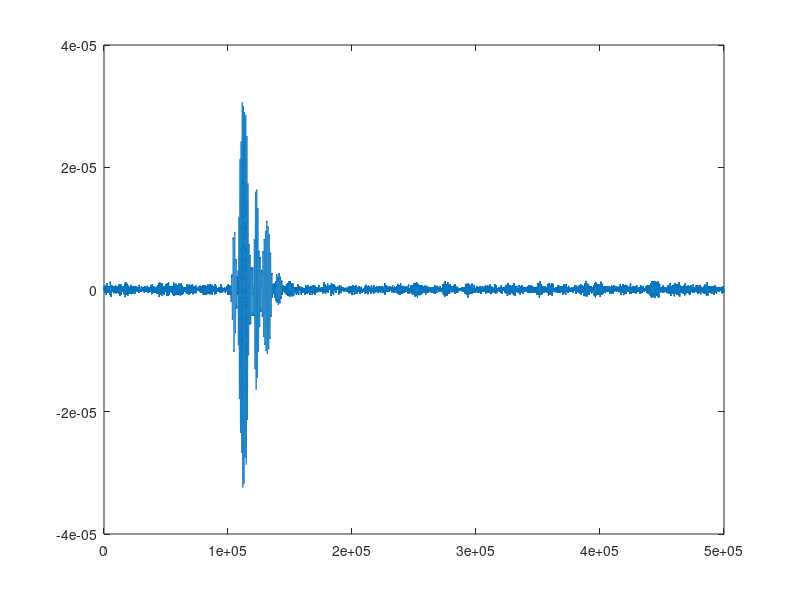
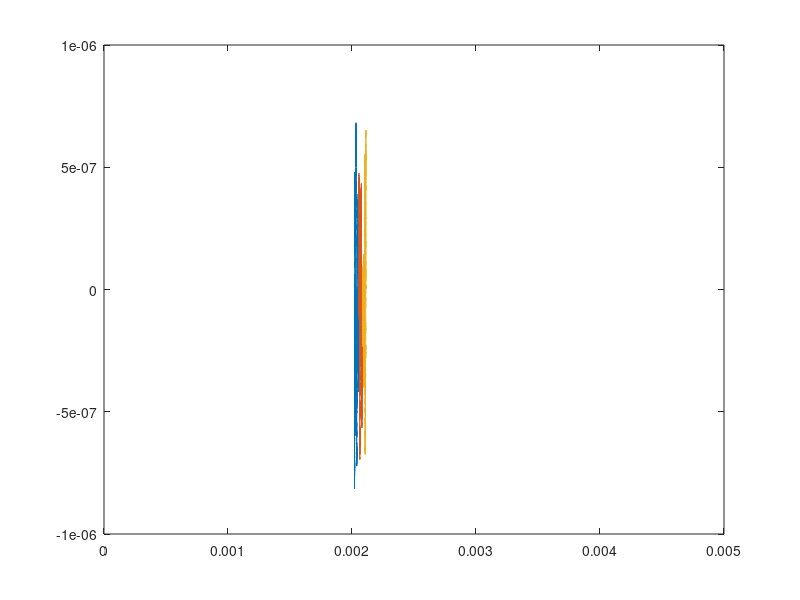

Write the MATLAB code that produced these figures, in order. (Note: this script raises an error after producing the figures.)
%d = load('Epoxy_Filtre_peak_1Mhz_B80kHz.mat');
d = load('Epoxy_Filtre_peak_100khz_B80kHz.mat');

data = d.src1;

fe = data.SampleFrequency;    
N = length(data.Data);
temps = (0:(N-1))/fe; % tem

y = data.Data;
figure;
plot(y);

%%
pulse1 = zeros(size(y));
pulse1(202013:205583)=y(202013:205583);
pulse2 = zeros(size(y));
pulse2(205583:208511)=y(205583:208511);
pulse3 = zeros(size(y));
pulse3(208511:211194)=y(208511:211194);

figure;
plot(temps,pulse1)
hold on;
plot(temps,pulse2)
plot(temps,pulse3)

e=4e-2;
freq = (-N/2:N/2-1)*(fe/N);
[data_array] = map_pulses2data(freq,{pulse1,pulse2,pulse3},e);
figure;
hold on;
for i=1:3

    freq = data_array{i}.freq;
    vg = data_array{i}.vg;
    plot(freq,vg)
end
%xlim([0.9 1.1]*1e6)

xlim([0.9 1.1]*100e3)
